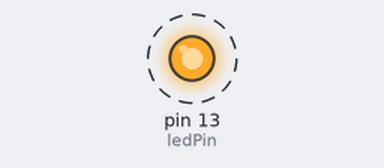
The sketch below on a simulated Arduino Uno, built with avr-gcc and run on an emulated ATmega328P. Parts: output pins drawn as LEDs (lit = HIGH). Dashed ring = blinking.

Above: at 0.5 s.
Timing chart, 0 to 3.5 s (numbered marks = the images above):
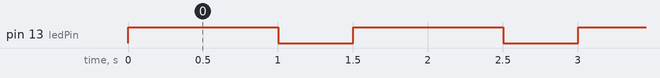

Measured:
- by itself, pin 13 (ledPin): alternates HIGH for 1.0 s and LOW for 0.50 s

The sketch:

another_trt.ino
```cpp
int ledPin = 13;
int ledOnTime = 1000;
int ledOffTime = 500;
int ledState = 0;
unsigned long ledTimer;
void ledSM() {
 // State: TurnOn
 if (ledState == 0) {
 digitalWrite(ledPin, HIGH);
 ledTimer = millis();
 ledState++;
 }
 // State: Wait 1
 else if (ledState == 1) {
 if (millis() - ledTimer > ledOnTime) {
 ledState++;
 }
 }
 // State: Turn Off
 else if (ledState == 2) {
 digitalWrite(ledPin, LOW);
 ledTimer = millis();
 ledState++;
 }
 // State: Wait 2
 else if (ledState == 3) {
 if (millis() - ledTimer > ledOffTime) {
 ledState = 0;
 }
 }
}
void setup() {
 pinMode(ledPin, OUTPUT);
}
void loop() {
 ledSM();
}
```
